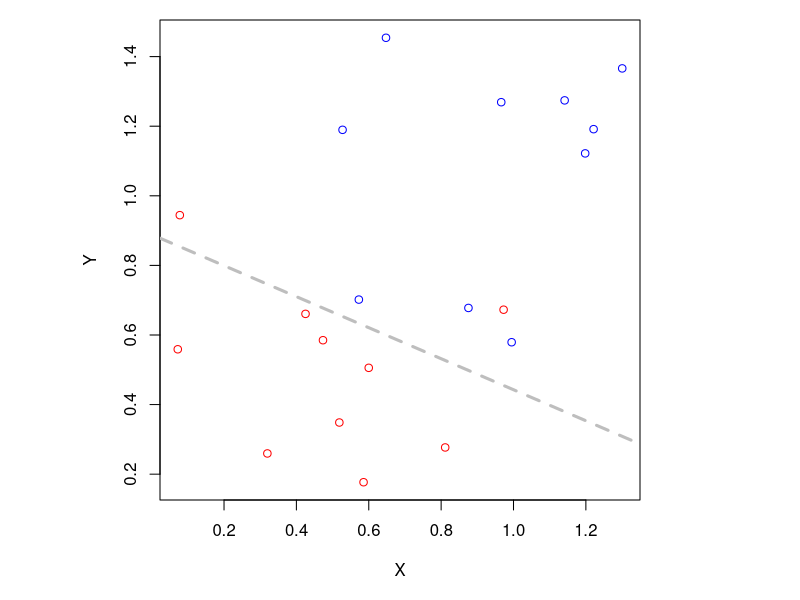

Recreate this plot in R.
## ---- chunk 1
N = 10 # total number of data points each group
x_offset = 0.5 # group seperation on x axis
y_offset = 0.5 # group seperation on y axis

g1_x = runif(N, min = 0, max = 1)
g1_y = runif(N, min = 0, max = 1)

g2_x = runif(N, min = 0+x_offset, max = 1+x_offset)
g2_y = runif(N, min = 0+y_offset, max = 1+y_offset)

g_x = c(g1_x, g2_x)
g_y = c(g1_y, g2_y)
group = c(rep(-1,N), rep(1,N))

w0 = 0.1 # initial weitht
w1 = 0.2 # initial weight
w2 = 0.3 # initial weitht

M = 15            # number of epochs to run
eta = 0.005       # learning rate
th = 0.9          # threshold to stop
verbose = F   # whether detailed weight update info is printed

for (i in 1:M){
  ## We reshuffle the order of the datapoint for each epoch.
  index = 1:(2*N)
  index = sample(index)
  
  for (j in index){
    y_j = w0 + w1*g_x[j] + w2*g_y[j]
    if (y_j >= 0){
      pred_j = 1
    }else{
      pred_j = -1}
    
    w0 = w0 + eta*(group[j] - pred_j)*1.0
    w1 = w1 + eta*(group[j] - pred_j)*g_x[j]
    w2 = w2 + eta*(group[j] - pred_j)*g_y[j]
  }  
  y_all = w0 + w1*g_x + w2*g_y
  y_pred = y_all
  y_pred[y_all >= 0] = 1
  y_pred[y_all< 0] = -1
  
  acc = sum(y_pred == group)/length(group)
  if (acc >= th){
    break
  }
}     

y_all = w0 + w1*g_x + w2*g_y

y_pred = y_all
y_pred[y_all >= 0] = 1
y_pred[y_all< 0] = -1

acc = sum(y_pred == group)/length(group)
## ---- chunk 2
par(pty="s",
    mar = c(5,1,1,1))
plot(g_x, g_y, type='n', xlab="X", ylab="Y")
points(g1_x, g1_y, col='red')
points(g2_x, g2_y, col='blue')
abline(a = -1.0*w0/w2, b = -1.0*w1/w2, col='gray', lwd=3, lty=2)
